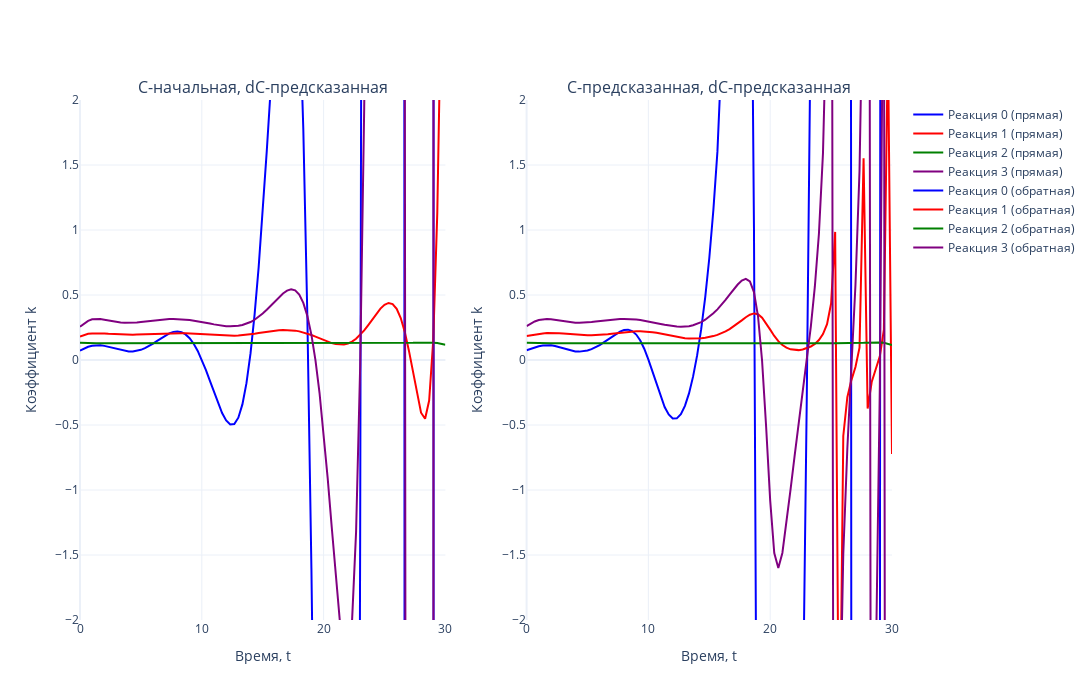

Here is the notebook cell this chart was saved with:
### Markdown cell above
##

### Code cell
# Задаем цвета (4 цвета для реакций)
colors = ['blue', 'red', 'green', 'purple']

# Создаем два подграфика (2 столбца, 1 строка)
fig = make_subplots(rows=1, cols=2, subplot_titles=['C-начальная, dС-предсказанная', 'C-предсказанная, dС-предсказанная'])

# Первый график (прямая задача)
for i in range(N_REACTION):  
    fig.add_trace(go.Scatter(
        x=tsteps, 
        y=k_test_1[i, :], 
        mode='lines', 
        name=f'Реакция {i} (прямая)',
        line=dict(color=colors[i % len(colors)])  # Применяем цвета циклично
    ), row=1, col=1)

# Второй график (обратная задача)
for i in range(N_REACTION):  
    fig.add_trace(go.Scatter(
        x=tsteps, 
        y=k_predict[i, :], 
        mode='lines', 
        name=f'Реакция {i} (обратная)',
        line=dict(color=colors[i % len(colors)])  # Применяем цвета циклично
    ), row=1, col=2)

# Настройки общего макета
fig.update_layout(
    template='plotly_white',
    width=1700,  # Общая ширина холста
    height=700,  # Высота холста
    showlegend=True
)

# Ограничение оси Y
fig.update_yaxes(range=[-2, 2], title_text='Коэффициент k', row=1, col=1)
fig.update_yaxes(range=[-2, 2], title_text='Коэффициент k', row=1, col=2)

# Подписи оси X
fig.update_xaxes(title_text='Время, t', row=1, col=1)
fig.update_xaxes(title_text='Время, t', row=1, col=2)

# Отображение графика
fig.show()
